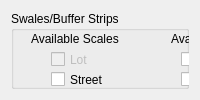
         <widget class="QWidget" name="page_17">
          <layout class="QHBoxLayout" name="horizontalLayout_10">
           <item>
            <widget class="QGroupBox" name="SW_inputgroup">
             <property name="title">
              <string>Swales/Buffer Strips</string>
             </property>
             <widget class="QCheckBox" name="SWlot_check">
              <property name="enabled">
               <bool>false</bool>
              </property>
              <property name="geometry">
               <rect>
                <x>40</x>
                <y>40</y>
                <width>70</width>
                <height>17</height>
               </rect>
              </property>
              <property name="text">
               <string>Lot</string>
              </property>
             </widget>
             <widget class="QCheckBox" name="SWprec_check">
              <property name="enabled">
               <bool>false</bool>
              </property>
              <property name="geometry">
               <rect>
                <x>40</x>
                <y>100</y>
                <width>101</width>
                <height>17</height>
               </rect>
              </property>
              <property name="text">
               <string>Precinct</string>
              </property>
             </widget>
             <widget class="QCheckBox" name="SWflow_check">
              <property name="geometry">
               <rect>
                <x>170</x>
                <y>40</y>
                <width>121</width>
                <height>17</height>
               </rect>
              </property>
              <property name="text">
               <string>Flow Reduction</string>
              </property>
             </widget>
             <widget class="QLabel" name="label_46">
              <property name="geometry">
               <rect>
                <x>160</x>
                <y>20</y>
                <width>141</width>
                <height>16</height>
               </rect>
              </property>
              <property name="text">
               <string>Available Applications</string>
              </property>
             </widget>
             <widget class="QCheckBox" name="SWpollute_check">
              <property name="geometry">
               <rect>
                <x>170</x>
                <y>60</y>
                <width>121</width>
                <height>17</height>
               </rect>
              </property>
              <property name="text">
               <string>Pollution Control</string>
              </property>
             </widget>
             <widget class="QLabel" name="label_47">
              <property name="geometry">
               <rect>
                <x>360</x>
                <y>10</y>
                <width>101</width>
                <height>141</height>
               </rect>
              </property>
              <property name="text">
               <string/>
              </property>
              <property name="pixmap">
               <pixmap resource="C:/UrbanBEATSv1Dev/ub_modules/resources/dialogimg.qrc">:/techplacement/tech_swale.png</pixmap>
              </property>
             </widget>
             <widget class="QLabel" name="SWscales_lbl">
              <property name="geometry">
               <rect>
                <x>20</x>
                <y>20</y>
                <width>101</width>
                <height>16</height>
               </rect>
              </property>
              <property name="text">
               <string>Available Scales</string>
              </property>
             </widget>
             <widget class="QCheckBox" name="SWneigh_check">
              <property name="enabled">
               <bool>true</bool>
              </property>
              <property name="geometry">
               <rect>
                <x>40</x>
                <y>80</y>
                <width>101</width>
                <height>17</height>
               </rect>
              </property>
              <property name="text">
               <string>Neighbourhood</string>
              </property>
             </widget>
             <widget class="QCheckBox" name="SWstreet_check">
              <property name="geometry">
               <rect>
                <x>40</x>
                <y>60</y>
                <width>70</width>
                <height>17</height>
               </rect>
              </property>
              <property name="text">
               <string>Street</string>
              </property>
             </widget>
             <widget class="QToolButton" name="SWdesigncurve_browse">
              <property name="enabled">
               <bool>true</bool>
              </property>
              <property name="geometry">
               <rect>
                <x>390</x>
                <y>175</y>
                <width>61</width>
                <height>19</height>
               </rect>
              </property>
              <property name="text">
               <string>Browse...</string>
              </property>
             </widget>
             <widget class="QLabel" name="SWdesigncurve_lbl2">
              <property name="geometry">
               <rect>
                <x>160</x>
                <y>195</y>
                <width>21</width>
                <height>20</height>
               </rect>
              </property>
              <property name="text">
               <string>or</string>
              </property>
             </widget>
             <widget class="QLabel" name="SWdesigncurve_lbl">
              <property name="geometry">
               <rect>
                <x>20</x>
                <y>175</y>
                <width>161</width>
                <height>16</height>
               </rect>
              </property>
              <property name="text">
               <string>Load Conceptual Design Curves</string>
              </property>
             </widget>
             <widget class="QCheckBox" name="SWdesignUB_box">
              <property name="geometry">
               <rect>
                <x>200</x>
                <y>205</y>
                <width>241</width>
                <height>17</height>
               </rect>
              </property>
              <property name="text">
               <string>Use UrbanBEATS' Design Curve Database</string>
              </property>
             </widget>
             <widget class="QLineEdit" name="SWdesigncurve_pathbox">
              <property name="geometry">
               <rect>
                <x>202</x>
                <y>175</y>
                <width>181</width>
                <height>20</height>
               </rect>
              </property>
             </widget>
             <widget class="QLabel" name="SWdesigninfo_lbl">
              <property name="geometry">
               <rect>
                <x>20</x>
                <y>220</y>
                <width>161</width>
                <height>16</height>
               </rect>
              </property>
              <property name="text">
               <string>Design Information</string>
              </property>
             </widget>
             <widget class="QComboBox" name="SWspecs_combo">
              <property name="geometry">
               <rect>
                <x>40</x>
                <y>145</y>
                <width>281</width>
                <height>16</height>
               </rect>
              </property>
              <item>
               <property name="text">
                <string>1% slope, 0.5m Vegetation, 1:6 trapezoid</string>
               </property>
              </item>
             </widget>
             <widget class="QLabel" name="SWmaxsize_lbl">
              <property name="geometry">
               <rect>
                <x>30</x>
                <y>275</y>
                <width>161</width>
                <height>16</height>
               </rect>
              </property>
              <property name="text">
               <string>Max. allowable system size [sqm]</string>
              </property>
             </widget>
             <widget class="QLineEdit" name="SWmaxsize_box">
              <property name="geometry">
               <rect>
                <x>200</x>
                <y>275</y>
                <width>51</width>
                <height>20</height>
               </rect>
              </property>
             </widget>
             <widget class="QLabel" name="SWspecs_lbl">
              <property name="geometry">
               <rect>
                <x>20</x>
                <y>125</y>
                <width>161</width>
                <height>16</height>
               </rect>
              </property>
              <property name="text">
               <string>Select System Specification:</string>
              </property>
             </widget>
             <widget class="QLabel" name="SWavglifelbl">
              <property name="geometry">
               <rect>
                <x>30</x>
                <y>300</y>
                <width>171</width>
                <height>16</height>
               </rect>
              </property>
              <property name="text">
               <string>Average System Life Span</string>
              </property>
             </widget>
             <widget class="QSpinBox" name="SWavglifespin">
              <property name="geometry">
               <rect>
                <x>200</x>
                <y>300</y>
                <width>61</width>
                <height>16</height>
               </rect>
              </property>
              <property name="suffix">
               <string>yrs</string>
              </property>
              <property name="minimum">
               <number>5</number>
              </property>
              <property name="maximum">
               <number>100</number>
              </property>
              <property name="singleStep">
               <number>5</number>
              </property>
              <property name="value">
               <number>100</number>
              </property>
             </widget>
             <widget class="QLineEdit" name="SWminsize_box">
              <property name="geometry">
               <rect>
                <x>200</x>
                <y>245</y>
                <width>51</width>
                <height>20</height>
               </rect>
              </property>
             </widget>
             <widget class="QLabel" name="SWminsize_lbl">
              <property name="geometry">
               <rect>
                <x>30</x>
                <y>245</y>
                <width>161</width>
                <height>16</height>
               </rect>
              </property>
              <property name="text">
               <string>Min. allowable system size [sqm]</string>
              </property>
             </widget>
             <widget class="QCheckBox" name="SWrecycle_check">
              <property name="enabled">
               <bool>false</bool>
              </property>
              <property name="geometry">
               <rect>
                <x>170</x>
                <y>80</y>
                <width>121</width>
                <height>17</height>
               </rect>
              </property>
              <property name="text">
               <string>Recycling</string>
              </property>
             </widget>
             <widget class="QLabel" name="SWexfil_lbl">
              <property name="geometry">
               <rect>
                <x>270</x>
                <y>244</y>
                <width>91</width>
                <height>16</height>
               </rect>
              </property>
              <property name="text">
               <string>Exfiltration Rate:</string>
              </property>
             </widget>
             <widget class="QComboBox" name="SWexfil_combo">
              <property name="geometry">
               <rect>
                <x>360</x>
                <y>245</y>
                <width>101</width>
                <height>20</height>
               </rect>
              </property>
              <property name="whatsThis">
               <string>The likely exfiltration rate from the system (less than the theoretical maximum infiltration rate of the soil). Select this value based on performance data of systems in your city.</string>
              </property>
              <item>
               <property name="text">
                <string>0 (lined system)</string>
               </property>
              </item>
              <item>
               <property name="text">
                <string>0.18 mm/hr</string>
               </property>
              </item>
              <item>
               <property name="text">
                <string>0.36 mm/hr</string>
               </property>
              </item>
              <item>
               <property name="text">
                <string>1.8 mm/hr</string>
               </property>
              </item>
              <item>
               <property name="text">
                <string>3.6 mm/hr</string>
               </property>
              </item>
             </widget>
            </widget>
           </item>
          </layout>
         </widget>
